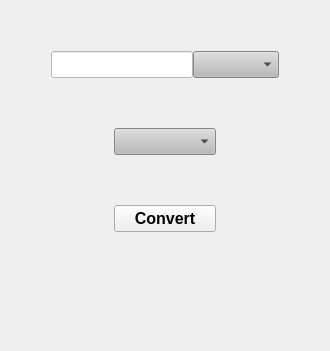
         <widget class="QWidget" name="converter_page">
          <layout class="QVBoxLayout" name="verticalLayout_8">
           <property name="spacing">
            <number>50</number>
           </property>
           <item>
            <spacer name="verticalSpacer_4">
             <property name="orientation">
              <enum>Qt::Vertical</enum>
             </property>
             <property name="sizeHint" stdset="0">
              <size>
               <width>20</width>
               <height>40</height>
              </size>
             </property>
            </spacer>
           </item>
           <item>
            <layout class="QHBoxLayout" name="horizontalLayout_2">
             <property name="spacing">
              <number>0</number>
             </property>
             <item>
              <spacer name="horizontalSpacer_4">
               <property name="orientation">
                <enum>Qt::Horizontal</enum>
               </property>
               <property name="sizeHint" stdset="0">
                <size>
                 <width>40</width>
                 <height>20</height>
                </size>
               </property>
              </spacer>
             </item>
             <item>
              <widget class="QLineEdit" name="lineEdit">
               <property name="sizePolicy">
                <sizepolicy hsizetype="Expanding" vsizetype="Expanding">
                 <horstretch>0</horstretch>
                 <verstretch>0</verstretch>
                </sizepolicy>
               </property>
               <property name="maximumSize">
                <size>
                 <width>300</width>
                 <height>40</height>
                </size>
               </property>
               <property name="font">
                <font>
                 <pointsize>12</pointsize>
                </font>
               </property>
               <property name="cursor">
                <cursorShape>IBeamCursor</cursorShape>
               </property>
               <property name="styleSheet">
                <string notr="true">border-color: rgb(0, 0, 0);
background-color: rgb(255, 255, 255);</string>
               </property>
              </widget>
             </item>
             <item>
              <widget class="QComboBox" name="from_con_combobox">
               <property name="sizePolicy">
                <sizepolicy hsizetype="Expanding" vsizetype="Expanding">
                 <horstretch>0</horstretch>
                 <verstretch>0</verstretch>
                </sizepolicy>
               </property>
               <property name="maximumSize">
                <size>
                 <width>300</width>
                 <height>40</height>
                </size>
               </property>
               <property name="palette">
                <palette>
                 <active>
                  <colorrole role="Button">
                   <brush brushstyle="SolidPattern">
                    <color alpha="255">
                     <red>186</red>
                     <green>186</green>
                     <blue>186</blue>
                    </color>
                   </brush>
                  </colorrole>
                  <colorrole role="Base">
                   <brush brushstyle="SolidPattern">
                    <color alpha="255">
                     <red>186</red>
                     <green>186</green>
                     <blue>186</blue>
                    </color>
                   </brush>
                  </colorrole>
                  <colorrole role="Window">
                   <brush brushstyle="SolidPattern">
                    <color alpha="255">
                     <red>186</red>
                     <green>186</green>
                     <blue>186</blue>
                    </color>
                   </brush>
                  </colorrole>
                 </active>
                 <inactive>
                  <colorrole role="Button">
                   <brush brushstyle="SolidPattern">
                    <color alpha="255">
                     <red>186</red>
                     <green>186</green>
                     <blue>186</blue>
                    </color>
                   </brush>
                  </colorrole>
                  <colorrole role="Base">
                   <brush brushstyle="SolidPattern">
                    <color alpha="255">
                     <red>186</red>
                     <green>186</green>
                     <blue>186</blue>
                    </color>
                   </brush>
                  </colorrole>
                  <colorrole role="Window">
                   <brush brushstyle="SolidPattern">
                    <color alpha="255">
                     <red>186</red>
                     <green>186</green>
                     <blue>186</blue>
                    </color>
                   </brush>
                  </colorrole>
                 </inactive>
                 <disabled>
                  <colorrole role="Button">
                   <brush brushstyle="SolidPattern">
                    <color alpha="255">
                     <red>186</red>
                     <green>186</green>
                     <blue>186</blue>
                    </color>
                   </brush>
                  </colorrole>
                  <colorrole role="Base">
                   <brush brushstyle="SolidPattern">
                    <color alpha="255">
                     <red>186</red>
                     <green>186</green>
                     <blue>186</blue>
                    </color>
                   </brush>
                  </colorrole>
                  <colorrole role="Window">
                   <brush brushstyle="SolidPattern">
                    <color alpha="255">
                     <red>186</red>
                     <green>186</green>
                     <blue>186</blue>
                    </color>
                   </brush>
                  </colorrole>
                 </disabled>
                </palette>
               </property>
               <property name="font">
                <font>
                 <pointsize>12</pointsize>
                </font>
               </property>
              </widget>
             </item>
             <item>
              <spacer name="horizontalSpacer_2">
               <property name="orientation">
                <enum>Qt::Horizontal</enum>
               </property>
               <property name="sizeHint" stdset="0">
                <size>
                 <width>40</width>
                 <height>20</height>
                </size>
               </property>
              </spacer>
             </item>
            </layout>
           </item>
           <item>
            <layout class="QHBoxLayout" name="horizontalLayout_3">
             <property name="spacing">
              <number>0</number>
             </property>
             <item>
              <spacer name="horizontalSpacer_5">
               <property name="orientation">
                <enum>Qt::Horizontal</enum>
               </property>
               <property name="sizeHint" stdset="0">
                <size>
                 <width>40</width>
                 <height>20</height>
                </size>
               </property>
              </spacer>
             </item>
             <item>
              <widget class="QComboBox" name="to_con_combobox">
               <property name="sizePolicy">
                <sizepolicy hsizetype="Expanding" vsizetype="Expanding">
                 <horstretch>0</horstretch>
                 <verstretch>0</verstretch>
                </sizepolicy>
               </property>
               <property name="maximumSize">
                <size>
                 <width>300</width>
                 <height>40</height>
                </size>
               </property>
               <property name="palette">
                <palette>
                 <active>
                  <colorrole role="Button">
                   <brush brushstyle="SolidPattern">
                    <color alpha="255">
                     <red>186</red>
                     <green>186</green>
                     <blue>186</blue>
                    </color>
                   </brush>
                  </colorrole>
                  <colorrole role="Base">
                   <brush brushstyle="SolidPattern">
                    <color alpha="255">
                     <red>186</red>
                     <green>186</green>
                     <blue>186</blue>
                    </color>
                   </brush>
                  </colorrole>
                  <colorrole role="Window">
                   <brush brushstyle="SolidPattern">
                    <color alpha="255">
                     <red>186</red>
                     <green>186</green>
                     <blue>186</blue>
                    </color>
                   </brush>
                  </colorrole>
                 </active>
                 <inactive>
                  <colorrole role="Button">
                   <brush brushstyle="SolidPattern">
                    <color alpha="255">
                     <red>186</red>
                     <green>186</green>
                     <blue>186</blue>
                    </color>
                   </brush>
                  </colorrole>
                  <colorrole role="Base">
                   <brush brushstyle="SolidPattern">
                    <color alpha="255">
                     <red>186</red>
                     <green>186</green>
                     <blue>186</blue>
                    </color>
                   </brush>
                  </colorrole>
                  <colorrole role="Window">
                   <brush brushstyle="SolidPattern">
                    <color alpha="255">
                     <red>186</red>
                     <green>186</green>
                     <blue>186</blue>
                    </color>
                   </brush>
                  </colorrole>
                 </inactive>
                 <disabled>
                  <colorrole role="Button">
                   <brush brushstyle="SolidPattern">
                    <color alpha="255">
                     <red>186</red>
                     <green>186</green>
                     <blue>186</blue>
                    </color>
                   </brush>
                  </colorrole>
                  <colorrole role="Base">
                   <brush brushstyle="SolidPattern">
                    <color alpha="255">
                     <red>186</red>
                     <green>186</green>
                     <blue>186</blue>
                    </color>
                   </brush>
                  </colorrole>
                  <colorrole role="Window">
                   <brush brushstyle="SolidPattern">
                    <color alpha="255">
                     <red>186</red>
                     <green>186</green>
                     <blue>186</blue>
                    </color>
                   </brush>
                  </colorrole>
                 </disabled>
                </palette>
               </property>
               <property name="font">
                <font>
                 <pointsize>12</pointsize>
                 <weight>50</weight>
                 <bold>false</bold>
                </font>
               </property>
              </widget>
             </item>
             <item>
              <spacer name="horizontalSpacer_3">
               <property name="orientation">
                <enum>Qt::Horizontal</enum>
               </property>
               <property name="sizeHint" stdset="0">
                <size>
                 <width>40</width>
                 <height>20</height>
                </size>
               </property>
              </spacer>
             </item>
            </layout>
           </item>
           <item>
            <layout class="QHBoxLayout" name="horizontalLayout_4">
             <item>
              <spacer name="horizontalSpacer_6">
               <property name="orientation">
                <enum>Qt::Horizontal</enum>
               </property>
               <property name="sizeHint" stdset="0">
                <size>
                 <width>40</width>
                 <height>20</height>
                </size>
               </property>
              </spacer>
             </item>
             <item>
              <widget class="QPushButton" name="convert_pbtn">
               <property name="sizePolicy">
                <sizepolicy hsizetype="Expanding" vsizetype="Expanding">
                 <horstretch>0</horstretch>
                 <verstretch>0</verstretch>
                </sizepolicy>
               </property>
               <property name="maximumSize">
                <size>
                 <width>300</width>
                 <height>50</height>
                </size>
               </property>
               <property name="font">
                <font>
                 <pointsize>12</pointsize>
                 <weight>75</weight>
                 <bold>true</bold>
                </font>
               </property>
               <property name="text">
                <string>Convert</string>
               </property>
              </widget>
             </item>
             <item>
              <spacer name="horizontalSpacer_7">
               <property name="orientation">
                <enum>Qt::Horizontal</enum>
               </property>
               <property name="sizeHint" stdset="0">
                <size>
                 <width>40</width>
                 <height>20</height>
                </size>
               </property>
              </spacer>
             </item>
            </layout>
           </item>
           <item>
            <widget class="QLabel" name="label_4">
             <property name="sizePolicy">
              <sizepolicy hsizetype="Expanding" vsizetype="Expanding">
               <horstretch>0</horstretch>
               <verstretch>0</verstretch>
              </sizepolicy>
             </property>
             <property name="maximumSize">
              <size>
               <width>16777215</width>
               <height>50</height>
              </size>
             </property>
             <property name="font">
              <font>
               <pointsize>12</pointsize>
               <weight>75</weight>
               <bold>true</bold>
              </font>
             </property>
             <property name="text">
              <string/>
             </property>
             <property name="alignment">
              <set>Qt::AlignCenter</set>
             </property>
            </widget>
           </item>
           <item>
            <spacer name="verticalSpacer_3">
             <property name="orientation">
              <enum>Qt::Vertical</enum>
             </property>
             <property name="sizeHint" stdset="0">
              <size>
               <width>20</width>
               <height>40</height>
              </size>
             </property>
            </spacer>
           </item>
          </layout>
         </widget>
